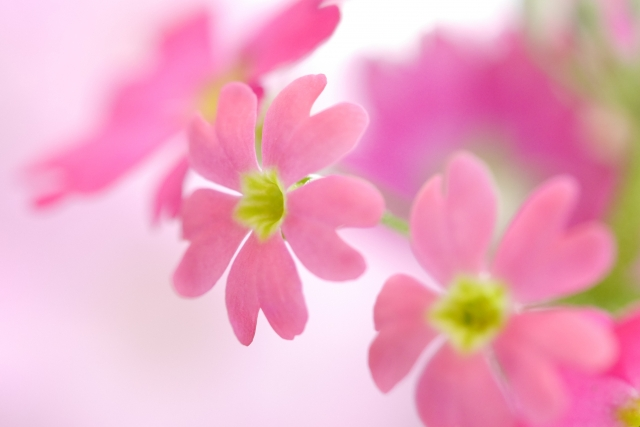
#> input picture Primrose.jpg, 640 x 427 px; its folder holds only this picture in this run
$ jupyter execute old.ipynb   (shell and % lines are left out)   (older library calls are emulated)
#> lines starting #> are read from the running program, lines starting #| are printed output that depends on the picture


# 使い方

最初に対象を矩形で囲み、Enter を押してください。初期切り出しが実行されます。
この処理は決定的ではなく、結果が確率的に変動します。１度目にうまく行かなくても、何度かEnterを押すとうまく行くことがあります。

初期切り出しでうまくいっていない箇所がある場合、マウスで前景・背景の一部を指定してから Enter を押してください。

- ０ - 背景となる領域の一部を指定
- 1 - 前景となる領域の一部を指定
- 2 - 背景の割合の多い領域であるという指定。
- 3 - 前景の割合の多い領域であるという指定。

Enterを押さないとセグメンテーションは実行されません。

その他
- r  - リセット
 - ± - ブラシサイズを大きくする、小さくする

うまくできたら 「s」でファイル保存してください。

[cell 1]
'''
 *  最初に矩形で対象を囲み、Enter を押して下さい。初期切り出しが実行されます。
 * 　０　を押すと削除指定モードになります。不要な部分をマウスで適当になぞり、Enter を押すと
 　　　指定した領域に接続する類似領域が削除されます。
 * もし必要な領域が削除されてしまったら、１を押してその領域を指定し、Enterを押します。
 * 何も指定せずに何度か Enter を押すとゴミが消えることがあります。

 - 0 - 背景領域を指定。
 - 1 - 前景領域を指定。
 - 2 - 背景の割合の多い領域であるという指定。
 - 3 - 前景の割合の多い領域であるという指定。
 - 9 - ９０度回転
 - R - 初期化
 - S  - 結果の保存
 - ± - ブラシサイズを大きくする、小さくする
 - Enter  - セグメンテーションの実行
'''
import numpy as np
import math
import cv2
import sys
import os
import tkinter
import tkinter.filedialog
import tkinter.messagebox

root=tkinter.Tk()
root.withdraw()

BLUE = [255,0,0]        # rectangle color
RED = [0,0,255]         # PR BG
GREEN = [0,255,0]       # PR FG
MAGENTA = [255,0,255]    # sure BG
BLACK = [0,0,0]
WHITE = [255,255,255]   # sure FG
MINRECTSIZE = 400 # 領域指定とそうでない操作の切り分けのための矩形面積の下限

IMAGESIZE = 1024 # 強制的に画像サイズをの数字以下に縮小する。
WINDOWSSIZE = IMAGESIZE//2 # 表示ウィンドウサイズ
NEEDSIZE =256 # 対象に要求するサイズ。矩形がこれ以下であればこの値以上になるように解像度を上げて GrabCut する

DRAW_BG = {'color' : MAGENTA, 'val' : 0}
DRAW_FG = {'color' : WHITE, 'val' : 1}
DRAW_PR_FG = {'color' : GREEN, 'val' : 3}
DRAW_PR_BG = {'color' : RED, 'val' : 2}

def prepareimg(img,size = IMAGESIZE):
        print(img.shape,size)
        img, halfimg = resize(img, size=size)   # 縦横いずれもsize以下になるよう縮小
        imgbackup = img.copy()                        # a copy of resized image
        mask = np.zeros(img.shape[:2],np.uint8) # mask initialized to PR_BG
        output = np.zeros(img.shape,np.uint8)           # output image to be shown
        halfoutput = np.zeros(halfimg.shape,np.uint8)
        return img, imgbackup,halfimg,output,halfoutput,mask

def cutImage(usecolor=False):
#> called with usecolor = False
    global img, imgbackup,orig,rorig,output,value,mask,shrinkN,filename, mouseCallBacker,gusecolor

    gusecolor = usecolor

    print( __doc__ )
    print("画像ファイルを選んで下さい")

    readpath = readFilePath()
#> the answer given: Primrose.jpg
    readdir,filename = os.path.split(readpath)

    #orig = getbase2img(cv2.imread(filename))  # 2のべき乗のサイズになるようパディング
    orig = cv2.imread(readpath)
#> orig is the input picture: shape (427, 640, 3); mean B, G, R 192.7, 167.6, 236.3
    rorig = orig.copy() # 回転用のオリジナルコピー
    img = orig.copy()
    img, imgbackup,halfimg,output,halfoutput,mask= prepareimg(img,size = IMAGESIZE)
#| (427, 640, 3) 1024

    # input and output windows
    cv2.namedWindow('output')
    cv2.namedWindow('input')
    cv2.imshow('output',halfoutput)
    cv2.imshow('input', halfimg)

    mouseCallBacker = myMouse('input')

    cv2.moveWindow('input',0,90)
    cv2.moveWindow('output',halfimg.shape[1],90)

    # print(" マウスの左ドラッグで抽出対象を囲って下さい \n")

    do_keyEventLoop()

    cv2.destroyAllWindows()
    cv2.waitKey(1) # jupyter notebook の場合、destroyWindowの後に waitKey しないと終了できなくなる

def do_keyEventLoop():
    global img, rorig,imgbackup,output,value,mask, rect,frame_or_mask, mouseCallBacker,filename,quitflag,framed
    framed = False
    # キーイベントループ
    while(1):

        k = cv2.waitKey(1) # 1milisecond 入力を受け付ける　　0にすると無限に待ってしまう

        if k == 27 or k == ord('q')  or  k ==ord('`'):         # 終了は ESC
            quitflag = True
            break

        elif k == ord('0'): # 背景領域の指定
            # print(" 背景領域を指定 \n")
            value = DRAW_BG
        elif k == ord('1'): # 対象の指定
            # print(" 切り出し対象領域を指定 \n")
            value = DRAW_FG
        elif k == ord('2'): # 背景かも知れない領域の指定
            # print(" 背景かも知れない領域の指定 \n")
            value = DRAW_PR_BG
        elif k == ord('3'): # 前景かもしれない領域の指定
            # print(" 前景かもしれない領域の指定 \n")
            value = DRAW_PR_FG

        elif k == ord('+'):
            mouseCallBacker.thicknessUp()

        elif k == ord('-'):
            mouseCallBacker.thicknessDown()

        elif k == ord('9'): # 90度回転
            if not mouseCallBacker.framed:
                print(" 回転します\n")

                rorig = rorig.transpose(1,0,2)[::-1,:,:]
                img = rorig.copy()
                img, imgbackup,halfimg,output,halfoutput,mask= prepareimg(img,size = IMAGESIZE)
                # rect= (rect[1],rect[0],rect[3],rect[2])
                makeupAndShowImage()
            else:
                print(" フレーム確定後は回転できません。リセットしてください。\n")


        elif k == ord('s'): # 画像の保存
            bar = np.zeros((img.shape[0],5,3),np.uint8)
            res = np.hstack(( imgbackup,bar,img,bar,output))

            print("抽出結果を保存するパスを選んで下さい（拡張子は不要）")
            savepath = saveFilePath(filename)

            _ret,bw = cv2.threshold(cv2.cvtColor(output,cv2.COLOR_BGR2GRAY),1,255,cv2.THRESH_BINARY)

            savedir, ext = os.path.splitext(savepath)
            resultimg, (x0,y0,w0,h0),m = cutmargin(bw,margin=5)
            cv2.imwrite(savepath,resultimg)
            timg = np.zeros((h0+2*m,w0+2*m,3),np.uint8)
            timg[m:m+h0,m:m+w0]=img[y0:y0+h0,x0:x0+w0]
            cv2.imwrite(savedir+"Color.png",timg)
            print(savepath,"に保存しました。")

            cv2.imwrite('grabcut_output.png',res)
            print("抽出結果は保存先:{}に、\n, それとは別に合成画像を grabcut_output.png に結果を保存しました.\n".format(savepath+".png"))
            quitflag = False
            break

        elif k == ord('r'): # reset everything
            print("リセット \n")
            mouseCallBacker.init()
            rorig = orig.copy()
            img, imgbackup,halfimg,output,halfoutput,mask,ratio = prepareimg(orig,size = IMAGESIZE)
            makeupAndShowImage()

        elif k == 13 : #  Enter キー  セグメンテーションの実行
            print("セグメンテーションの実行中。新しいメッセージが表示されるまでお待ち下さい。 \n")
            if (frame_or_mask == 0):         # grabcut with rect
                bgdmodel = np.zeros((1,65),np.float64)
                fgdmodel = np.zeros((1,65),np.float64)
                mask = mask.copy()
                cv2.grabCut( imgbackup,mask,rect,bgdmodel,fgdmodel,1,cv2.GC_INIT_WITH_RECT)
                frame_or_mask = 1
            elif frame_or_mask == 1:         # grabcut with mask
                bgdmodel = np.zeros((1,65),np.float64)
                fgdmodel = np.zeros((1,65),np.float64)
                cv2.grabCut( imgbackup,mask,rect,bgdmodel,fgdmodel,1,cv2.GC_INIT_WITH_MASK)
            print(" 抽出がうまくいっていない場合は、手動でタッチアップしてから再度 Enter  を押して下さい。\n ０、２　背景領域の指定、１，３ 抽出対象領域の指定 \n")
            framed = True

        mask2 = np.where((mask==1) + (mask==3),255,0).astype('uint8')
        output = cv2.bitwise_and( imgbackup, imgbackup,mask=mask2)
        if gusecolor == False:
            _ret,bw = cv2.threshold(cv2.cvtColor(output,cv2.COLOR_BGR2GRAY),1,255,cv2.THRESH_BINARY)
            output =  cv2.cvtColor(bw,cv2.COLOR_GRAY2BGR)
        makeupAndShowImage()

# [11 lines left out: function makeupAndShowImage, not called in this run]

class myMouse:
    def __init__(self, windowname):
        self.init()
        cv2.setMouseCallback(windowname, self.callBack, None)

    def init(self):
        global value,mask,framing,drawing,rect,frame_or_mask
        # setting up flags
        rect = (0,0,1,1)
        drawing = False         # 描画モードオン
        framing = False           # 選択枠設定中
        self.framed = False       # 枠設定は完了している
        frame_or_mask = 100      # flag for selecting rect or mask mode
        value = DRAW_BG         # drawing initialized to FG
        self.thickness = 3           # ブラシサイズ

    def thicknessUp(self):
        self.thickness +=1

    def thicknessDown(self):
        if self.thickness > 0:
            self.thickness -=1

    # [38 lines left out: function callBack, not called in this run]

[cell 2]
import matplotlib
import matplotlib.pyplot as plt
# 画像サイズの縦か横の大きい方が指定サイズ より大きい時、指定サイズになるようにリサイズし、表示用にその半サイズの画像も作る。
def resize(img, size=IMAGESIZE):
#> called with size = 1024
    height,width = img.shape[0],img.shape[1]
#> height = 427; width = 640
    maxsize = max(height,width)
#> maxsize = 640
    if maxsize > size:
        height = size*img.shape[0]//maxsize
        width = size*img.shape[1]//maxsize
    output = np.zeros((height+80, width+80,3),np.uint8) # 切り出し対象が枠いっぱいで会った時のために少しマージンをつける。
    output[40:40+height,40:40+width]=cv2.resize(img,(width,height))
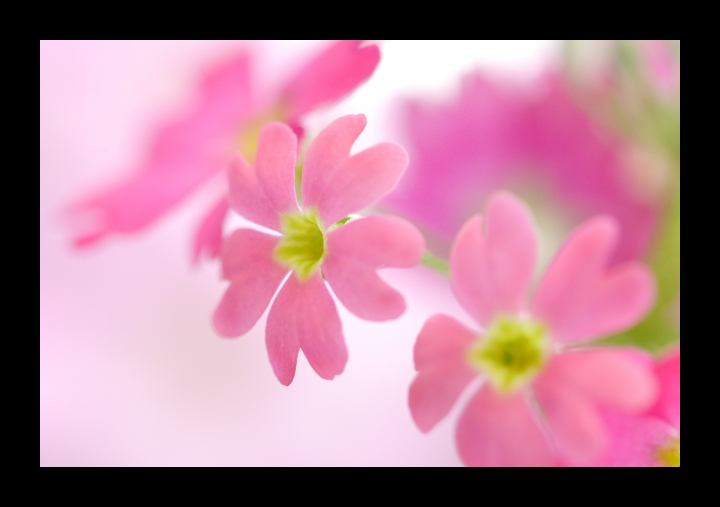
#> output: shape (507, 720, 3); mean B, G, R 144.3, 125.5, 176.9
    h2 = output.shape[0]//2
#> h2 = 253
    w2 = output.shape[1]//2
#> w2 = 360
    halfimg=cv2.resize(output,(w2,h2))
    plt.imshow(halfimg)
    return output,halfimg

# [25 lines left out: functions redmasked, cutmargin, not called in this run]

[cell 3]
import tkinter
import tkinter.filedialog
import tkinter.messagebox
root=tkinter.Tk()
root.withdraw()

def readFilePath():
    fTyp=[('画像ファイルの選択',['jpg','png'])]
    readpath=tkinter.filedialog.askopenfilename(filetypes=fTyp,initialdir = './一軍')
    print("処理対象ファイル",readpath)
    return readpath

def saveFilePath(filename):
    savepath = tkinter.filedialog.asksaveasfilename(initialdir = "シルエット/",initialfile=filename,filetypes = (("jpeg files","*.jpg"),("all files","*.*")))
    return savepath


while True:
    cutImage(usecolor=False)
#> in cutImage, `img, imgbackup,halfimg,output,halfoutput,mask= prepareimg(img,size = I..`: output: shape (507, 720, 3); every value is 0
#> in cutImage, `img, imgbackup,halfimg,output,halfoutput,mask= prepareimg(img,size = I..`: halfoutput: shape (253, 360, 3); every value is 0
#> in cutImage, `img, imgbackup,halfimg,output,halfoutput,mask= prepareimg(img,size = I..`: mask: shape (507, 720); every value is 0
#> (key q is pressed here)
